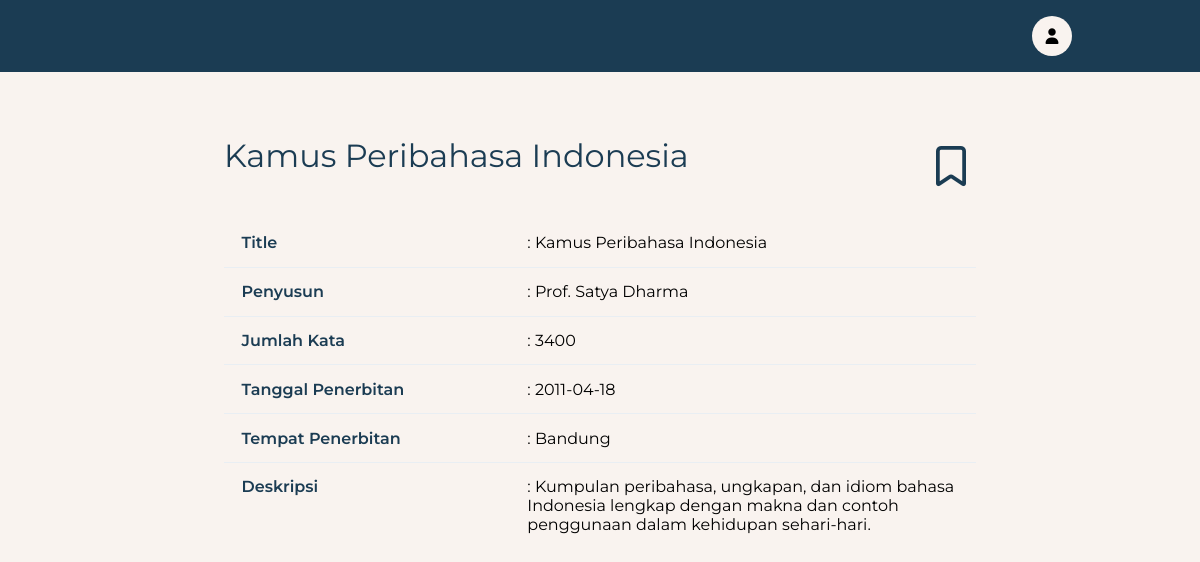
Page /pages/lexicon-detail.php?lexiconId=lex_008 on the committed database.
### tables this page shows
create table lexicons (
    lexicon_id varchar(255) primary key not null,
    title varchar(255) not null default '',
    words_in_total int not null default 0,
    description text not null,
    date_of_prep date not null,
    place_of_prep varchar(255) not null default '',
    author_id varchar(255) not null,
    created_at timestamp not null default current_timestamp,
    updated_at timestamp not null default current_timestamp on update current_timestamp,
    foreign key (author_id) references authors(author_id)
);

create table authors (
    author_id varchar(255) primary key not null,
    author_name varchar(255) not null default '',
    created_at timestamp not null default current_timestamp,
    updated_at timestamp not null default current_timestamp on update current_timestamp
);

### service/lexicon-detail.service.php (called while the page is built, shortened)
<?php
require_once "../config/database.php";
function getLexiconDetail($lexiconId) {
    global $pdo;
    $stmt = $pdo->prepare("
        SELECT l.lexicon_id, l.title, l.words_in_total, l.description,
               l.date_of_prep, l.place_of_prep, a.author_name,
               IF(lb.bookmark_id IS NOT NULL, TRUE, FALSE) AS is_bookmarked
        FROM lexicons l
        INNER JOIN authors a ON l.author_id = a.author_id
        LEFT JOIN lexicon_bookmarks lb ON l.lexicon_id = lb.lexicon_id AND lb.user_id = :user_id
        WHERE l.lexicon_id = :lexicon_id
    ");
    $userId = $_SESSION['id'] ?? "";
    $stmt->bindParam(":user_id", $userId);
    $stmt->bindParam(":lexicon_id", $lexiconId);
    $stmt->execute();
    return $stmt->fetch(PDO::FETCH_ASSOC);
}

### pages/lexicon-detail.php (the view, shortened to what this page needs)
<?php include "../layouts/top.php"; ?>
<?php
require_once "../service/lexicon-detail.service.php";
$lexiconId = $_GET["lexiconId"] ?? "";
$lexiconDetail = getLexiconDetail($lexiconId);
?>
    </head>
    <body>
<?php include "../layouts/navbar.php"; ?>
    <main>
        <div class="heading">
            <h1><?= $lexiconDetail["title"] ?></h1>
            <aside id="bookmark-btn" data-lexiconId="<?= $lexiconId ?>" data-isBookmarked="<?= $lexiconDetail["is_bookmarked"] ? "1" : "0" ?>">
                <?php if ($lexiconDetail["is_bookmarked"]): ?>
                    <i class="fa-solid fa-bookmark"></i>
                <?php else: ?>
                    <i class="fa-regular fa-bookmark"></i>
                <?php endif; ?>
            </aside>
        </div>
        <table>
            <tr>
                <th>Title</th>
                <th>: <?= $lexiconDetail["title"] ?></th>
            </tr>
            <tr>
                <th>Penyusun</th>
                <th>: <?= $lexiconDetail["author_name"] ?></th>
            </tr>
            <tr>
                <th>Jumlah Kata</th>
                <td>: <?= $lexiconDetail["words_in_total"] ?></td>
            </tr>
            <tr>
                <th>Tanggal Penerbitan</th>
                <th>: <?= $lexiconDetail["date_of_prep"] ?></th>
            </tr>
            <tr>
                <th>Tempat Penerbitan</th>
                <th>: <?= $lexiconDetail["place_of_prep"] ?></th>
            </tr>
            <tr>
                <th>Deskripsi</th>
                <td>: <?= $lexiconDetail["description"] ?></td>
            </tr>
        </table>
    </main>
<?php include "../layouts/bottom.php"; ?>

### layouts/top.php (style rules this page uses)
* { box-sizing: border-box; margin: 0; padding: 0; }
h1, h2, h3, h4, h5, h6, th { margin: 0; padding: 0; font-weight: normal; }
html { scroll-behavior: smooth; }
body { font-family: 'Montserrat', sans-serif; background-color: #f9f3ef; }
main { padding: 4rem 14rem; }

### pages/lexicon-detail.php (style rules this page uses)
main h1 { margin-bottom: 1.25rem; color: #1b3c53; }
table { width: 100%; border-collapse: collapse; border-radius: 12px; overflow: hidden; }
table th, table td { text-align: left; padding: 0.9rem 1.1rem; border-bottom: 1px solid #e9eef3; vertical-align: top; }
table tr:last-child th, table tr:last-child td { border-bottom: none; }
table tr > th:first-child { width: 38%; color: #1b3c53; font-weight: 600; }
main > .heading { display: flex; align-items: center; gap: 0.5rem; margin-bottom: 1.5rem; justify-content: space-between; }
main > .heading i { font-size: 2.5rem; color: #1b3c53; cursor: pointer; }

### rows in the picture
lexicons: title "Kamus Peribahasa Indonesia", author.author_name "Prof. Satya Dharma", words_in_total "3400", date_of_prep "2011-04-18", place_of_prep "Bandung", description "Kumpulan peribahasa, ungkapan, dan idiom bahasa Indonesia lengkap dengan makna dan contoh penggunaan dalam kehidupan sehari-hari."
